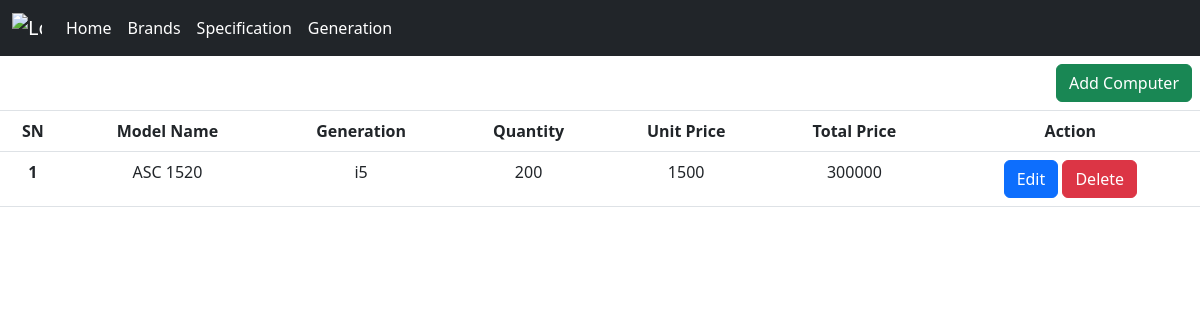
The page / on the database its author committed.
### computer/models.py (models this page shows, shortened)
class Computer(models.Model):
    computer_code = models.CharField(max_length=100, unique=True)
    computer = models.ForeignKey(ComputerGeneration,on_delete=models.CASCADE, related_name='computer')
    quantity = models.IntegerField()
    unit_price = models.IntegerField()
    total_price = models.IntegerField()

class ComputerGeneration(models.Model):
    generation = models.CharField(max_length=100)
    def __str__(self):
        return self.generation

### computer/views.py (the view)
# urls.py: path('', views.HomeView.as_view(), name='home'),
class HomeView(View):
    def get(self, request):
        list = Computer.objects.all()
        context = {
            'list': list
        }
        return render(request, 'home.html', context)

### templates/home.html (shortened to what this page needs)
<!DOCTYPE html>
<html lang="en">
<head>
  <link rel="stylesheet" href="https://cdn.jsdelivr.net/npm/bootstrap@5.3.0/dist/css/bootstrap.min.css">
</head>
{% include 'navbar.html' %}
<body>
<table class="table">
  <thead class="thead-dark">
    <tr>
      <th colspan="7" class="text-end">
        <a href="{% url 'computer' %}" id="addDataBtn" class="btn btn-success">Add Computer</a>
      </th>
    </tr>
    <tr class="text-center">
      <th scope="col">SN</th>
      <th scope="col">Model Name</th>
      <th scope="col">Generation</th>
      <th scope="col">Quantity</th>
      <th scope="col">Unit Price</th>
      <th scope="col">Total Price</th>
      <th scope="col">Action</th>
    </tr>
  </thead>
  <tbody>
    {% for item in list %}
      <tr data-pk="{{ item.pk }}" class="text-center">
        <th scope="row">{{ forloop.counter }}</th>
        <td>{{item.computer_code}}</td>
        <td>{{ item.computer }}</td>
        <td>{{item.quantity}}</td>
        <td>{{ item.unit_price }}</td>
        <td>{{ item.total_price }}</td>
        <td class="action-buttons">
          <a href="{% url 'update_computer' item.pk %}" class="btn btn-primary">Edit</a>
          <button class="btn btn-danger" onclick="confirmDelete('{{ item.pk }}')">Delete</button>
        </td>
      </tr>
    {% endfor %}
  </tbody>
</table>
</body>
</html>

### rows shown on the page
Computer: computer_code "ASC 1520", computer "i5", quantity "200", unit_price "1500", total_price "300000"
